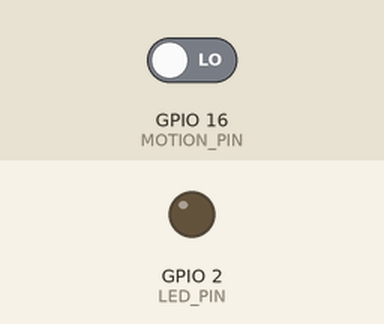
A sketch run on a simulated ESP8266 (NodeMCU). Parts: output pins drawn as LEDs (lit = HIGH). The test bench sets the inputs (shaded band); at power-on: GPIO 16 (MOTION_PIN) LOW. WiFi joins after 1.5 s; servers stay silent unless stated; what the sketch prints to the serial monitor is not drawn.

Above: at 0.1 s.
At 30.6 s:
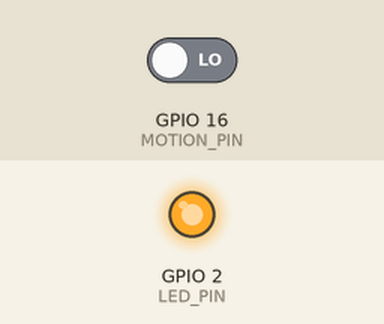
Timing chart, 0 to 32.1 s (numbered marks = the images above):
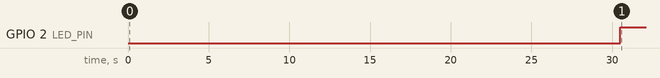

Measured:
- by itself, GPIO 2 (LED_PIN): LOW → HIGH at 30.5 s

The sketch:

arduino_hue.ino
```cpp
#include <ESP8266WiFi.h>
#include <ESP8266HTTPClient.h>

#define PHOTOCELL_PIN A0 // Brightness detector
#define LED_PIN 2  // LED on-board the device
#define MOTION_PIN 16 // Input for HC-S501 motion detector

const long startupTime = 30000;
int lightValue;
int motionValue;
int timer = 0;
int lastCommand;

HTTPClient http;

const char* ssid = "YOUR_ACCESS_POINT_SSID_HERE";
const char* password = "YOUR_ACCESS_POINT_PASSWORD_HERE";

const char* host = "YOUR_PHILIPS_HUE_API_URL";

void setup() {
  Serial.begin(115200);

  pinMode(LED_PIN, OUTPUT);
  pinMode(MOTION_PIN, INPUT);
  digitalWrite(LED_PIN, LOW);

  // We start by connecting to a WiFi network
  Serial.println();
  Serial.println();
  Serial.print("Connecting to ");
  Serial.println(ssid);
  WiFi.begin(ssid, password);
  while (WiFi.status() != WL_CONNECTED) {
    delay(500);
    Serial.print(".");
  }
  Serial.println("");
  Serial.println("WiFi connected");
  Serial.println("IP address: ");
  Serial.println(WiFi.localIP());

  Serial.println("Waiting for motion sensor to initialize");
  long timeSinceStart = millis();
  while (timeSinceStart < startupTime) {
    Serial.print(".");
    delay(1000);
    timeSinceStart = millis();
  }
  Serial.println("Done!");

}

void loop() {
  // Capture sensor value
  motionValue = digitalRead(MOTION_PIN);
  digitalWrite(LED_PIN, motionValue ^ 1);

  String onValue = String();
  Serial.println(motionValue);

  if (lastCommand != motionValue && timer <= 0) {
    if (motionValue == 1) {
      onValue = "true";
      timer = 10000;
      lastCommand = 1;
    } else {
      onValue = "false";
      timer = 500;
      lastCommand = 0;
    }

    // Create connection to Philips Hue
    http.begin("%s/groups/2/action", host);
    http.addHeader("Content-Type", "application/json");
    http.PUT("{\"on\":" + onValue + "}");
    http.writeToStream(&Serial);
    http.end();
  } else {
    if (motionValue == 1) {
      Serial.println("Motion detected: extending timer!");
      timer = 10000;
    }
  }

  timer -= 500;
  delay(500);
}
```
